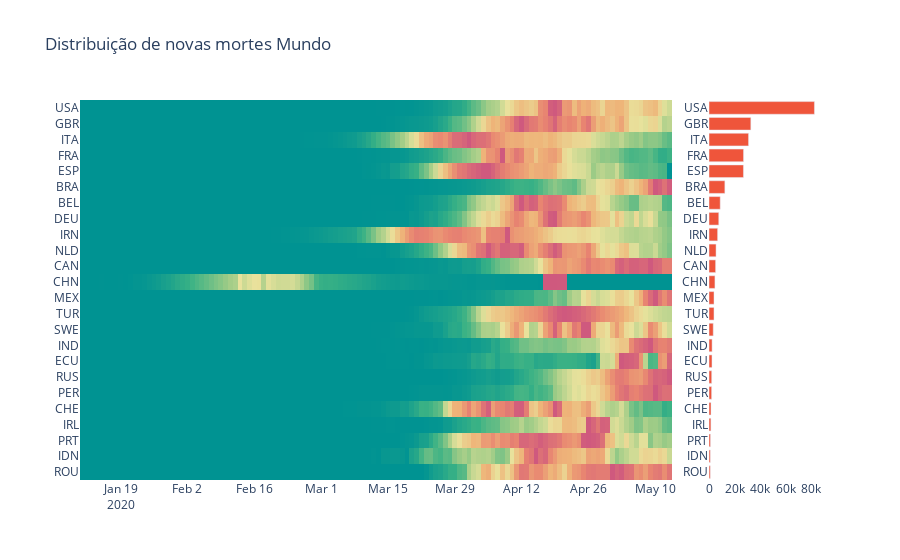

Write notebook code for a chart like this one.
### Code cell
plot_deaths_heatmap2(df_deaths,
                    place_type='iso_code',
                    min_deaths=1000,
                    title='Distribuição de novas mortes Mundo',
                    save_img=True)

### Figure 1 — Plotly figure (JSON) as saved in the notebook; plotly's stock layout.template omitted (floating-point values rounded to 4 significant figures; data arrays with more than 128 entries replaced by an {"elided": "..."} marker saying what was removed)
{"data": [{"colorscale": [[0, "rgb(0, 147, 146)"], [0.1667, "rgb(57, 177, 133)"], [0.3333, "rgb(156, 203, 134)"], [0.5, "rgb(233, 226, 156)"], [0.6667, "rgb(238, 180, 121)"], [0.8333, "rgb(232, 132, 113)"], [1, "rgb(207, 89, 126)"]], "showscale": false, "type": "heatmap", "x": ["2020-01-11", "2020-01-12", "2020-01-13", "2020-01-14", "2020-01-15", "2020-01-16", "2020-01-17", "2020-01-18", "2020-01-19", "2020-01-20", "2020-01-21", "2020-01-22", "2020-01-23", "2020-01-24", "2020-01-25", "2020-01-26", "2020-01-27", "2020-01-28", "2020-01-29", "2020-01-30", "2020-01-31", "2020-02-01", "2020-02-02", "2020-02-03", "2020-02-04", "2020-02-05", "2020-02-06", "2020-02-07", "2020-02-08", "2020-02-09", "2020-02-10", "2020-02-11", "2020-02-12", "2020-02-13", "2020-02-14", "2020-02-15", "2020-02-16", "2020-02-17", "2020-02-18", "2020-02-19", "2020-02-20", "2020-02-21", "2020-02-22", "2020-02-23", "2020-02-24", "2020-02-25", "2020-02-26", "2020-02-27", "2020-02-28", "2020-02-29", "2020-03-01", "2020-03-02", "2020-03-03", "2020-03-04", "2020-03-05", "2020-03-06", "2020-03-07", "2020-03-08", "2020-03-09", "2020-03-10", "2020-03-11", "2020-03-12", "2020-03-13", "2020-03-14", "2020-03-15", "2020-03-16", "2020-03-17", "2020-03-18", "2020-03-19", "2020-03-20", "2020-03-21", "2020-03-22", "2020-03-23", "2020-03-24", "2020-03-25", "2020-03-26", "2020-03-27", "2020-03-28", "2020-03-29", "2020-03-30", "2020-03-31", "2020-04-01", "2020-04-02", "2020-04-03", "2020-04-04", "2020-04-05", "2020-04-06", "2020-04-07", "2020-04-08", "2020-04-09", "2020-04-10", "2020-04-11", "2020-04-12", "2020-04-13", "2020-04-14", "2020-04-15", "2020-04-16", "2020-04-17", "2020-04-18", "2020-04-19", "2020-04-20", "2020-04-21", "2020-04-22", "2020-04-23", "2020-04-24", "2020-04-25", "2020-04-26", "2020-04-27", "2020-04-28", "2020-04-29", "2020-04-30", "2020-05-01", "2020-05-02", "2020-05-03", "2020-05-04", "2020-05-05", "2020-05-06", "2020-05-07", "2020-05-08", "2020-05-09", "2020-05-10", "2020-05-11", "2020-05-12", "2020-05-13"], "y": ["ROU", "IDN", "PRT", "IRL", "CHE", "PER", "RUS", "ECU", "IND", "SWE", "TUR", "MEX", "CHN", "CAN", "NLD", "IRN", "DEU", "BEL", "BRA", "ESP", "FRA", "ITA", "GBR", "USA"], "z": {"elided": "24x124 float values"}}, {"orientation": "h", "type": "bar", "x": [1002, 1007, 1163, 1488, 1560, 2057, 2116, 2327, 2415, 3313, 3894, 3926, 4637, 5169, 5510, 6733, 7634, 8761, 12400, 26920, 26991, 30911, 32692, 82387], "xaxis": "x2", "y": ["ROU", "IDN", "PRT", "IRL", "CHE", "PER", "RUS", "ECU", "IND", "SWE", "TUR", "MEX", "CHN", "CAN", "NLD", "IRN", "DEU", "BEL", "BRA", "ESP", "FRA", "ITA", "GBR", "USA"], "yaxis": "y2"}], "layout": {"plot_bgcolor": "rgba(0,0,0,0)", "title": {"text": "Distribuição de novas mortes Mundo"}, "xaxis": {"domain": [0, 0.8]}, "xaxis2": {"domain": [0.85, 1]}, "yaxis": {"tickmode": "linear"}, "yaxis2": {"anchor": "x2", "tickmode": "linear"}}}
